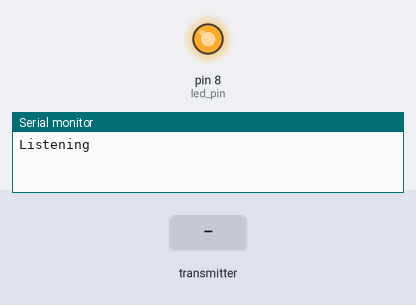
The sketch below on a simulated Arduino Uno, built for the host (arithmetic inside an expression is 32-bit, double 64-bit). Shown: output pins drawn as LEDs (lit = HIGH), the last lines printed to the serial monitor. Inputs (shaded band) come from the test bench. No radio packets arrive unless stated.

Above: at 1.4 s.
1.5 s: the transmitter starts sending transmission = 0
At 1.8 s:
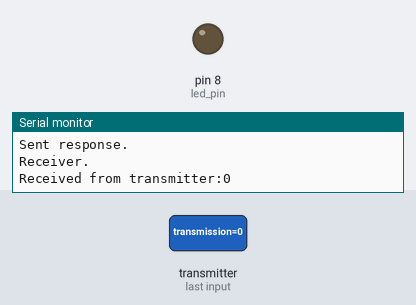
Timing chart, 0 to 4.5 s (numbered marks = the images above; inputs shaded):
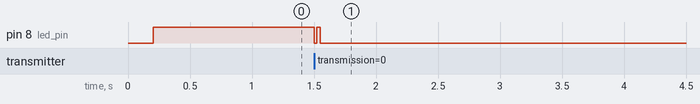

Measured:
- after the input at 1.5 s, pin 8 (led_pin): HIGH → LOW at once, → HIGH 0.02 s later, → LOW 0.03 s later

The sketch:

nRF24_receiver.ino
```cpp
//#include <SPI.h>
//#include "RF24.h"
//
//RF24 radio(9, 10);
//
//const uint64_t pipes[2] = {0xF0F0F0F0E1LL, 0xF0F0F0F0D2LL };
//
//void setup() {
//  Serial.begin(9600);
//
//  radio.begin();
//  radio.openWritingPipe(pipes[1]);
//  radio.openReadingPipe(1, pipes[0]);
//  radio.startListening();
//  Serial.println("Listening");
//}
//
//void loop() {
//  if (radio.available()) {
//    Serial.print("Receiver.");
//    char transmission;
//    bool done = false;
//    radio.read( &transmission, 1);
//    Serial.print("Received from transmitter:");
//    Serial.println(transmission);
//    delay(20);
//    radio.stopListening();
//    byte response = B0;
//    radio.write( &response, sizeof(response));
//    Serial.println("Sent response.\n\r");
//    radio.startListening();
//  }
//}

/*  1300a1 - nRF24 Receiver
 *
 * This sketch shows how to create a simple receiver using the nRF24 module.
 *
 * This sketch was written by Peter Dalmaris for Arduino Step by Step
 *
 * Components
 * ----------
 *  - Arduino Uno
 *  - nRF24L01+
 *  - 470 uF capacitor
 *  - Jumper wires
 *
 *  Libraries
 *  ---------
 *  - SPI
 *  - RF24
 *
 * Connections
 * -----------
 * Arduino Uno and nRF24 (consult the schematic diagram as most
 * nRF24 modules don't include any pin markings):
 *
 *  Arduino Uno   |      nRF24
 *  ------------------------------
 *        -       |       IRQ
 *        11      |       MOSI
 *        10      |       CSN
 *        5V      |       VCC
 *        GND     |       GND
 *        9       |       CE
 *        13      |       SCK
 *        12      |       MISO
 *
 *
 *  Connect the capacitor between the GND and 3.3V pins (beware of the polarity).
 *
 *
 *  Created on October 19 2017 by Peter Dalmaris, Tech Explorations, txplore.com
 *
 */

#include <SPI.h>
#include "RF24.h"

RF24 radio(9,10);

int led_pin = 8;

// Radio pipe addresses for the 2 nodes to communicate.
const uint64_t pipes[2] = { 0xF0F0F0F0E1LL, 0xF0F0F0F0D2LL };

struct dataStruct {
  float voltage;
  float degreesC;
  int counter;
} myData;

void setup()
{
  Serial.begin(9600);
  Serial.begin("In Setup");

  pinMode(led_pin, OUTPUT);

  radio.begin();
  radio.openWritingPipe(pipes[1]);
  //radio.openReadingPipe(1,pipes[0]);
  radio.openReadingPipe(1, 0xF0F0F0F0D2LL);
  radio.startListening();

  Serial.println("Listening");
  delay(200);
}

void loop()
{
//        radio.read(&myData, sizeof(myData));
//      Serial.print("voltage: ");
//      Serial.println(myData.voltage);
//      Serial.println("");
    // if there is data ready
    if ( radio.available() )
    {


      digitalWrite(led_pin, LOW);
      Serial.println("Receiver.");
      char transmission;
      bool done = false;
      // Fetch the payload, and see if this was the last one.
      radio.read( &transmission, 1 );

      // Spew it
      Serial.print("Received from transmitter:");
      Serial.println(transmission);


      radio.read( &myData, 1 );
      Serial.print("myData.voltage: ");
      Serial.println(myData.voltage);

  // Delay just a little bit to let the other unit
  // make the transition to receiver
  delay(20);


      // First, stop listening so we can talk
      radio.stopListening();

      // Send the final one back.
      byte response = B0;
      radio.write( &response, sizeof(response) );
      Serial.println("Sent response.\n\r");

      // Now, resume listening so we catch the next packets.
      radio.startListening();

    }  else {
      digitalWrite(led_pin, HIGH);
    }

}
```
